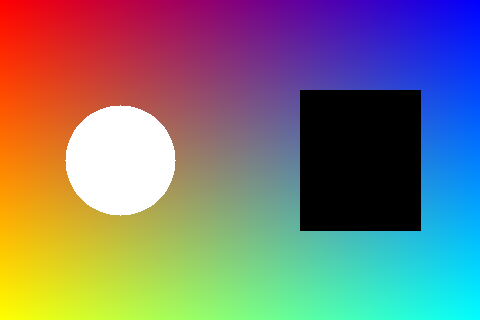
#> input picture 01_opencv_basic/outputs/06_noise_and_psnr/original.png, 480 x 320 px
$ python 07_denoise_compare.py
#> lines starting #> are read from the running program, lines starting #| are printed output that depends on the picture
# -*- coding: utf-8 -*-
"""
第七课：用均值滤波和高斯滤波做简单去噪，并比较 PSNR。

运行方式：
    python 01_opencv_basic/07_denoise_compare.py

本课重点：
    1. 对同一张噪声图尝试不同 kernel_size。
    2. 比较均值滤波和高斯滤波的 PSNR。
    3. 观察 kernel 太小/太大时，去噪效果和细节损失的变化。
"""

from pathlib import Path

import cv2
import matplotlib
import numpy as np


matplotlib.use("Agg")
import matplotlib.pyplot as plt


script_dir = Path(__file__).resolve().parent
original_path = script_dir / "outputs" / "06_noise_and_psnr" / "original.png"
noisy_path = script_dir / "outputs" / "06_noise_and_psnr" / "noisy.png"
output_dir = script_dir / "outputs" / "07_denoise_compare"
output_dir.mkdir(parents=True, exist_ok=True)


def add_label(image_bgr, label):
    """在图片左上角写标签，方便看对比图。"""
    labeled = image_bgr.copy()
    cv2.putText(
        labeled,
        label,
        (16, 32),
        cv2.FONT_HERSHEY_SIMPLEX,
        0.8,
        (0, 0, 255),
        2,
        cv2.LINE_AA,
    )
    return labeled


def denoise_mean(noisy_bgr, kernel_size):
    """对 noisy_bgr 做均值滤波去噪，返回 denoised_bgr。"""
    denoised_bgr = cv2.blur(noisy_bgr, kernel_size)
    return denoised_bgr


def denoise_gaussian(noisy_bgr, kernel_size):
    """对 noisy_bgr 做高斯滤波去噪，返回 denoised_bgr。"""
    denoised_bgr = cv2.GaussianBlur(noisy_bgr, kernel_size, 0)
    return denoised_bgr


def compute_psnr(image_a, image_b):
    """计算两张同尺寸图像之间的 PSNR，返回 psnr。"""
    image_a = image_a.astype(np.float32)
    image_b = image_b.astype(np.float32)
    mse = np.mean((image_a - image_b) ** 2)

    if mse == 0:
        return float("inf")

    psnr = 10 * np.log10((255.0 ** 2) / mse)
    return psnr


def save_psnr_curve(kernel_sizes, mean_psnrs, gaussian_psnrs):
    """把不同 kernel_size 的 PSNR 结果保存成曲线图。"""
    curve_path = output_dir / "psnr_curve.png"

    plt.figure(figsize=(8, 4))
    plt.plot(kernel_sizes, mean_psnrs, marker="o", label="Mean filter")
    plt.plot(kernel_sizes, gaussian_psnrs, marker="o", label="Gaussian filter")
    plt.xlabel("Kernel size")
    plt.ylabel("PSNR")
    plt.title("Denoising PSNR vs Kernel Size")
    plt.grid(True, linestyle="--", alpha=0.4)
    plt.legend()
    plt.tight_layout()
    plt.savefig(str(curve_path), dpi=150)
    plt.close()

    return curve_path


def main():
    """读取原图和噪声图，对多个 kernel_size 做去噪实验。"""
    original_bgr = cv2.imread(str(original_path))
#> original_bgr is the input picture: shape (320, 480, 3); mean B, G, R 117.6, 120.7, 124.8
    noisy_bgr = cv2.imread(str(noisy_path))
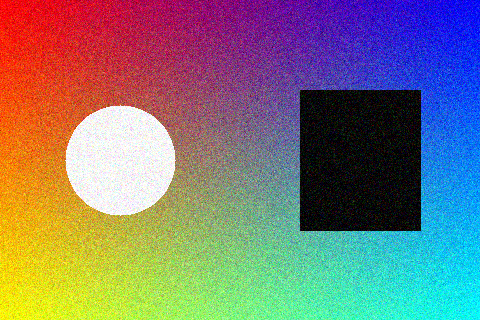
#> input picture 01_opencv_basic/outputs/06_noise_and_psnr/noisy.png, 480 x 320 px
#> noisy_bgr is the input picture: shape (320, 480, 3); mean B, G, R 117.7, 120.8, 124.9

    if original_bgr is None:
        raise FileNotFoundError("找不到 original.png，请先运行 06_noise_and_psnr.py")
    if noisy_bgr is None:
        raise FileNotFoundError("找不到 noisy.png，请先运行 06_noise_and_psnr.py")

    print("原图 shape:", original_bgr.shape)
#| 原图 shape: (320, 480, 3)
    print("噪声图 shape:", noisy_bgr.shape)
#| 噪声图 shape: (320, 480, 3)

    kernel_sizes = []
    mean_psnrs = []
    gaussian_psnrs = []

    for i in range(10):
        n = 2 * i + 3
        kernel_size = (n, n)

        mean_denoised = denoise_mean(noisy_bgr, kernel_size)
        gaussian_denoised = denoise_gaussian(noisy_bgr, kernel_size)

        mean_psnr = compute_psnr(original_bgr, mean_denoised)
        gaussian_psnr = compute_psnr(original_bgr, gaussian_denoised)

        kernel_sizes.append(n)
        mean_psnrs.append(mean_psnr)
        gaussian_psnrs.append(gaussian_psnr)

        print(
            f"核大小: {kernel_size}, "
            f"均值去噪 PSNR: {mean_psnr:.2f}, "
            f"高斯去噪 PSNR: {gaussian_psnr:.2f}"
        )

        cv2.imwrite(str(output_dir / f"mean_denoised_{n}.png"), mean_denoised)
        cv2.imwrite(str(output_dir / f"gaussian_denoised_{n}.png"), gaussian_denoised)

        compare = np.hstack(
            [
                add_label(original_bgr, "Original"),
                add_label(noisy_bgr, "Noisy"),
                add_label(mean_denoised, f"Mean {n}x{n}"),
                add_label(gaussian_denoised, f"Gaussian {n}x{n}"),
            ]
        )
        cv2.imwrite(str(output_dir / f"compare_{n}.png"), compare)
#> this loop made 10 passes
#> (mean_psnr, gaussian_psnr) on passes 1 to 10: (27.93, 27.75), (28.56, 28.75), (28.09, 29.01), (27.46, 28.88), (26.85, 28.64), (26.3, 28.32), (25.79, 28.02), (25.34, 27.72), (24.92, 27.4), (24.54, 27.14)
#| 核大小: (3, 3), 均值去噪 PSNR: 27.93, 高斯去噪 PSNR: 27.75
#| 核大小: (5, 5), 均值去噪 PSNR: 28.56, 高斯去噪 PSNR: 28.75
#| 核大小: (7, 7), 均值去噪 PSNR: 28.09, 高斯去噪 PSNR: 29.01
#| 核大小: (9, 9), 均值去噪 PSNR: 27.46, 高斯去噪 PSNR: 28.88
#| 核大小: (11, 11), 均值去噪 PSNR: 26.85, 高斯去噪 PSNR: 28.64
#| 核大小: (13, 13), 均值去噪 PSNR: 26.30, 高斯去噪 PSNR: 28.32
#| 核大小: (15, 15), 均值去噪 PSNR: 25.79, 高斯去噪 PSNR: 28.02
#| 核大小: (17, 17), 均值去噪 PSNR: 25.34, 高斯去噪 PSNR: 27.72
#> (further printed lines are left out)
#> pass 1, in denoise_mean, `denoised_bgr = cv2.blur(noisy_bgr, kernel_size)`:
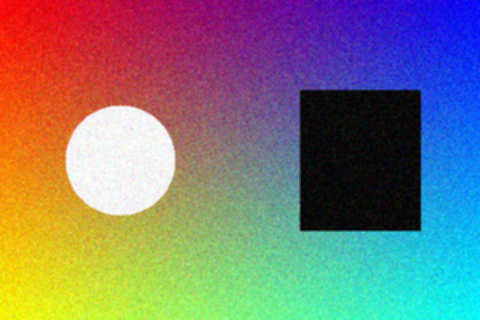
#> denoised_bgr: shape (320, 480, 3); mean B, G, R 117.7, 120.8, 124.9
#> after the loop:
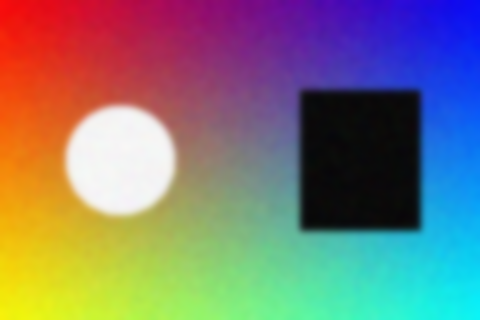
#> gaussian_denoised: shape (320, 480, 3); mean B, G, R 117.7, 120.8, 124.9
#> after the loop:
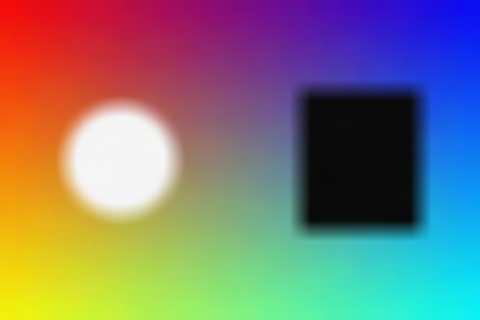
#> mean_denoised: shape (320, 480, 3); mean B, G, R 117.7, 120.8, 124.9
#> after the loop, gaussian_psnrs = [27.75, 28.75, 29.01, 28.88, 28.64, 28.32, 28.02, 27.72, 27.4, 27.14]; kernel_sizes = [3, 5, 7, 9, 11, 13, 15, 17, 19, 21]; mean_psnrs = [27.93, 28.56, 28.09, 27.46, 26.85, 26.3, 25.79, 25.34, 24.92, 24.54]

    best_mean_index = int(np.argmax(mean_psnrs))
#> best_mean_index = 1
    best_gaussian_index = int(np.argmax(gaussian_psnrs))
#> best_gaussian_index = 2
    curve_path = save_psnr_curve(kernel_sizes, mean_psnrs, gaussian_psnrs)
#> in save_psnr_curve, `plt.savefig(str(curve_path), dpi=150)`:
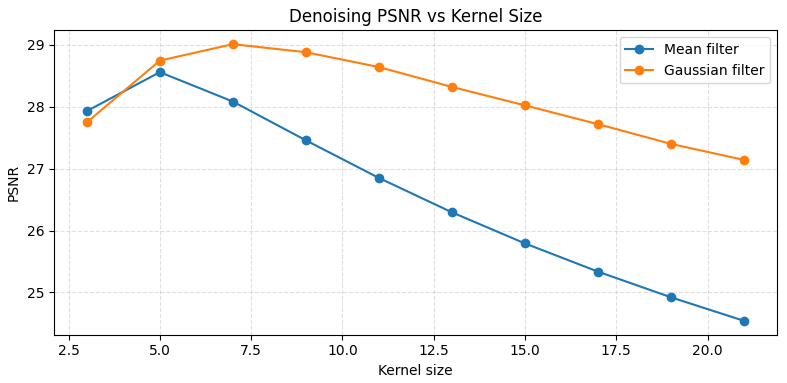
#> figure drawn by matplotlib, 1 panel; curve peaks at x = 5, y = 28.56; curve peaks at x = 7, y = 29.01

    print("输出目录:", output_dir)
    print(
        "均值滤波最佳:",
        f"{kernel_sizes[best_mean_index]}x{kernel_sizes[best_mean_index]}",
        f"PSNR={mean_psnrs[best_mean_index]:.2f}",
    )
#| 均值滤波最佳: 5x5 PSNR=28.56
    print(
        "高斯滤波最佳:",
        f"{kernel_sizes[best_gaussian_index]}x{kernel_sizes[best_gaussian_index]}",
        f"PSNR={gaussian_psnrs[best_gaussian_index]:.2f}",
    )
#| 高斯滤波最佳: 7x7 PSNR=29.01
    print("保存 PSNR 曲线:", curve_path)
#| 保存 PSNR 曲线: 01_opencv_basic/outputs/07_denoise_compare/psnr_curve.png


if __name__ == "__main__":
    main()
